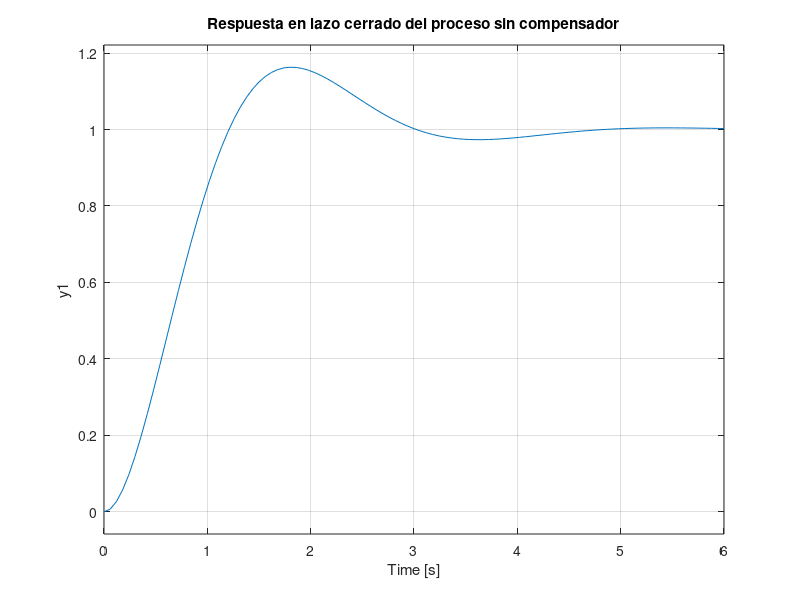
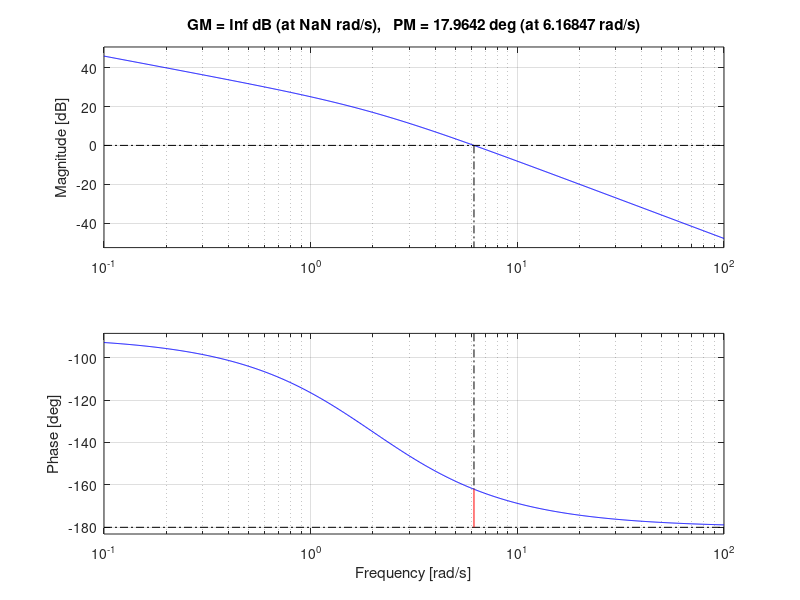
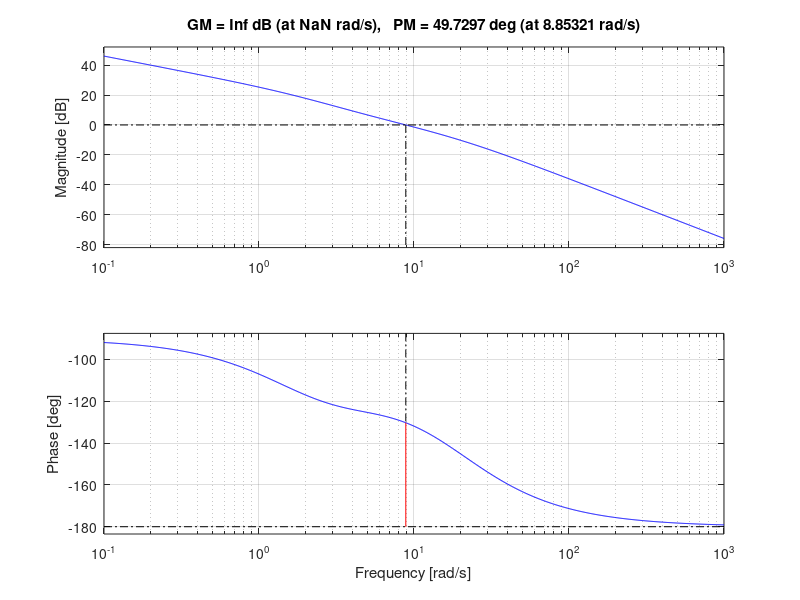
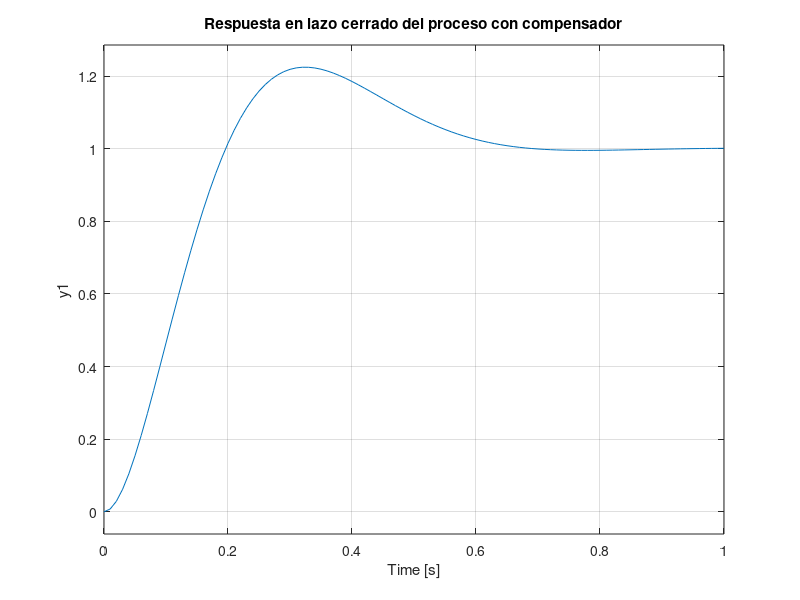

Write MATLAB code to recreate these figures, in order.
clc
clear
close all


%------proceso
g=tf(4,[1 2 0]);
g_cl=feedback(g,1);
step(g_cl)
title('Respuesta en lazo cerrado del proceso sin compensador')


%---------encontrar el MF y MG de K*G(s)
K=10;
g1=K*g;
figure
margin(g1)

%---------se encuentra a------
a=(1-sind(37))/(1+sind(37));%0.25;
%-------se encuentra la nueva frecuencia de cruce de ganancia---
w=roots([1 0 4 0 -80^2]);
w=8.83;

%-------a partir de w se encuentra la ubicacion del cero y el polo--
%---G_c(s)=Kc*(s+z)/(s+p)---> z=1/T, p=-1/(aT)   z=w

T=1/(w*sqrt(a));
z=1/T;
p=1/(T*a);
Kc=K/a;
gc=Kc*tf([1 z],[1 p]);

s_comp=gc*g;
figure
margin(s_comp)
s_comp_clo=feedback(s_comp,1);
figure
step(s_comp_clo)
title('Respuesta en lazo cerrado del proceso con compensador')


figure
step(s_comp_clo,'k')
hold on
step(g_cl,'b')
legend('compensado','no compensado')


figure
pzmap(s_comp_clo)


